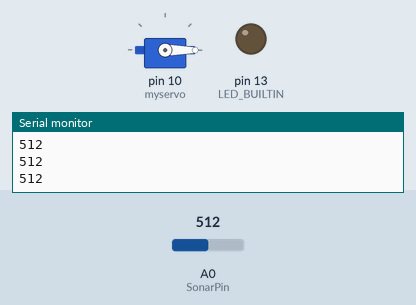
This sketch was run on a simulated Arduino Uno, built with avr-gcc and run on an emulated ATmega328P. Shown: servo, output pins drawn as LEDs (lit = HIGH), the last lines printed to the serial monitor. Dashed ring = blinking. The test bench sets the inputs (shaded band); at power-on: A0 (SonarPin) = 512.

Above: at 1.2 s.
1.3 s: A0 (SonarPin) set to 21
3.0 s: A0 (SonarPin) set to 18
At 4.1 s:
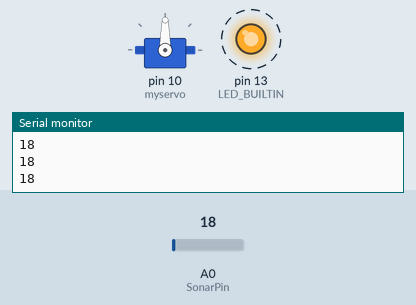
6.0 s: A0 (SonarPin) set to 122
At 8.4 s:
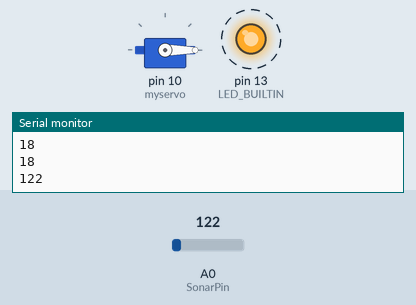
Timing chart, 0 to 15.0 s (numbered marks = the images above; inputs shaded):
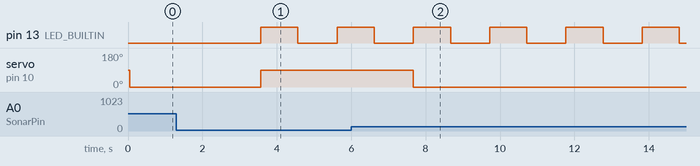

Measured:
- the behaviour switches between 20 and 19 on A0 (SonarPin) (found by bisection; images 0 and 1)
- after the input at 3.0 s, pin 13 (LED_BUILTIN): LOW → HIGH after 0.57 s, → LOW 1.0 s later, → HIGH 1.1 s later; servo on pin 10 (myservo): 0° → 90° after 0.57 s
- after the input at 6.0 s, servo on pin 10 (myservo): 90° → 0° after 1.7 s

The sketch:

arduino2.ino
```cpp
#include <Servo.h>

Servo myservo;  // create servo object to control a servo
bool active = false;
int SonarPin=A0;
int sensorValue;
int n = 0;
void setup(){
pinMode(SonarPin,INPUT);
pinMode(13, OUTPUT);
Serial.begin(9600);
myservo.attach(10);  // attaches the servo on pin 10 to the servo object
}

void loop(){
sensorValue=analogRead(SonarPin);
delay(50);
Serial.println(sensorValue);
if (sensorValue < 20) {
    n++;
  } else {
    // turn LED off:
    n=0;
  }
  if (n > 10) {
    myservo.write(90);
    active = true;

  } else {
    // turn LED off:
    myservo.write(0);
  }
  if (active) {
    digitalWrite(LED_BUILTIN, HIGH);   // turn the LED on (HIGH is the voltage level)
    delay(1000);                       // wait for a second
    digitalWrite(LED_BUILTIN, LOW);    // turn the LED off by making the voltage LOW
    delay(1000);

  }
  }
```
